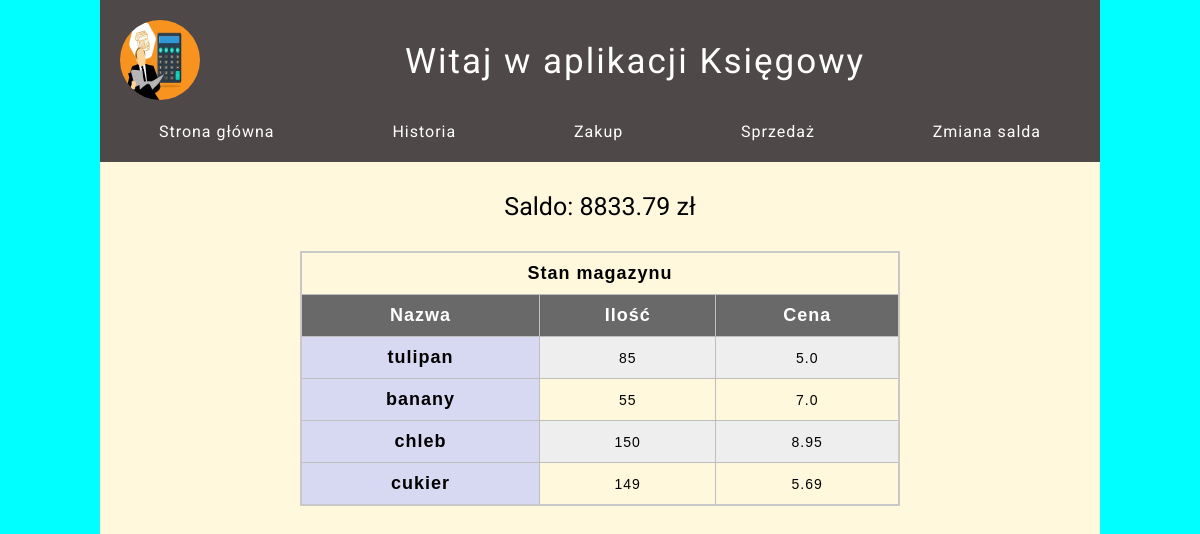
The page / on the database its author committed.
### models.py (models this page shows)
class Products(db.Model):
    id = db.Column(db.Integer, primary_key=True)
    name = db.Column(db.String(50), nullable=False)
    quantity = db.Column(db.Integer, nullable=False)
    price = db.Column(db.Float, nullable=False)

### app.py (the view)
@app.route("/")
def index():
    account = Account.query.first()
    products = Products.query.all()
    saldo = account.balance
    saldo = f"{saldo:.2f}"
    return render_template("index.html", saldo=saldo, magazyn=products)

### templates/index.html
{% extends 'base.html' %} {% block content %}
<section class="warehouse">
  <h2 class="warehouse__heading">Saldo: {{ saldo }} zł</h2>
  <article class="warehouse__box">
    <table>
      <thead>
        <tr>
          <th colspan="3">Stan magazynu</th>
        </tr>
      </thead>
      <tr>
        <th scope="col">Nazwa</th>
        <th scope="col">Ilość</th>
        <th scope="col">Cena</th>
      </tr>
      {% for product in magazyn %}
      <tr>
        <th scope="row">{{ product.name }}</th>
        <td>{{ product.quantity }}</td>
        <td>{{ product.price }}</td>
      </tr>
      {% endfor %}
    </table>
  </article>
</section>
{% endblock %}

### static/css/main.css (style rules this page uses)
*, *::after, *::before { margin: 0; padding: 0; box-sizing: border-box; }
:root { height: 100vh; background-color: cyan; max-width: 1000px; margin: 0 auto; font-size: 62.5%; font-family: Roboto, sans-serif; }
body { height: 100%; padding: 0 0 20px 0; background-color: cornsilk; }
.warehouse { width: 60%; margin: 30px auto 0; }
.warehouse__heading { font-weight: 400; font-size: 2.5rem; text-align: center; }
th { font-size: 1.8rem; }
td, th { border: 1px solid rgb(190, 190, 190); padding: 10px; }
td { text-align: center; }
tr { font-size: 1.4rem; }
tr:nth-child(even) { background-color: #eee; }
th[scope=col] { background-color: #696969; color: #fff; }
th[scope=row] { background-color: #d7d9f2; }
table { width: 100%; margin: 30px auto 0; border-collapse: collapse; border: 2px solid rgb(200, 200, 200); letter-spacing: 1px; font-family: sans-serif; font-size: 1.8rem; }

### rows shown on the page
Products: name "tulipan", quantity "85", price "5.0"
Products: name "banany", quantity "55", price "7.0"
Products: name "chleb", quantity "150", price "8.95"
Products: name "cukier", quantity "149", price "5.69"

### other values the page prints
{{ saldo }} "8833.79"
